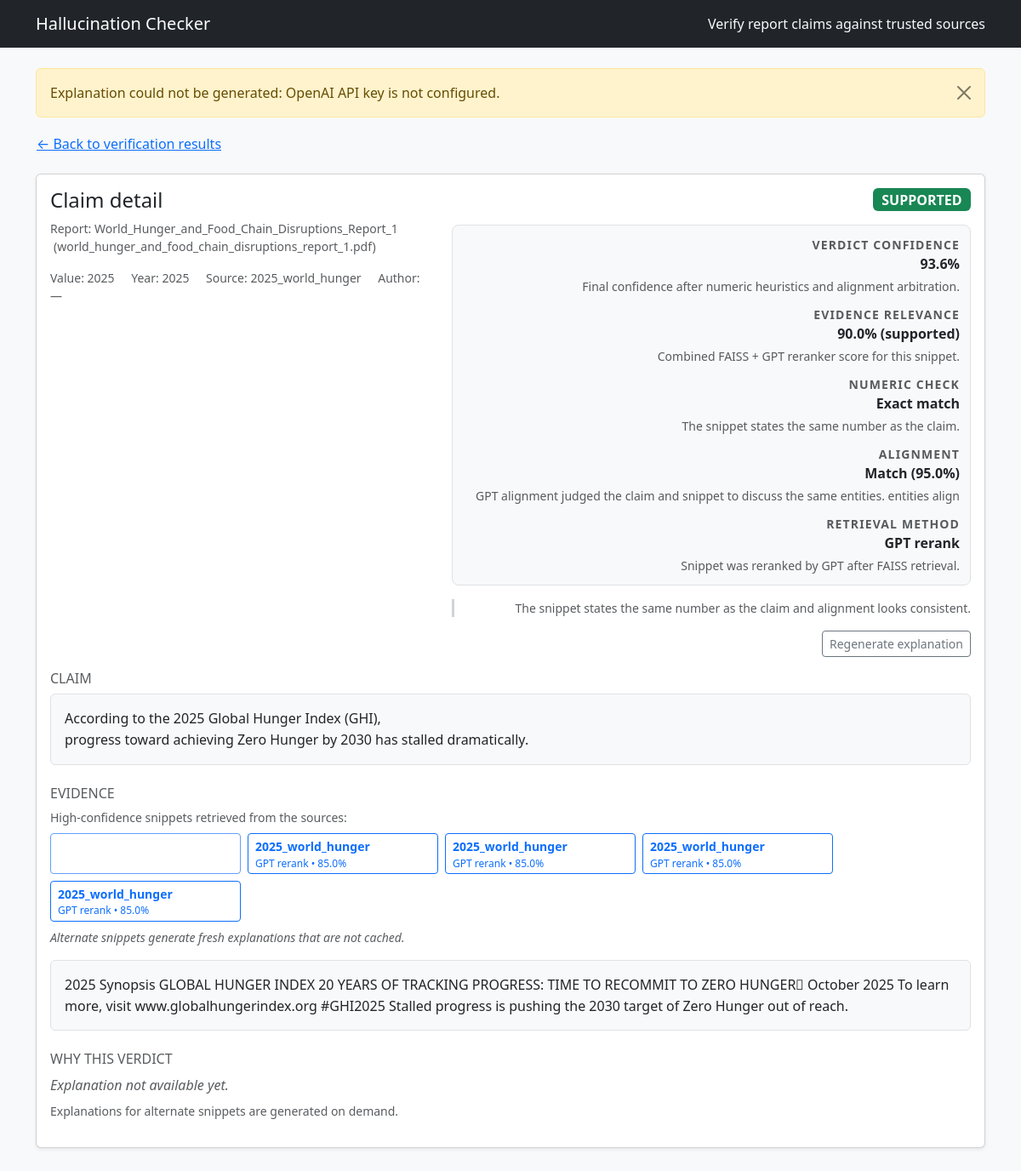
The app's page /claim/2 with its own data.
### src/hallcheck/models.py (models this page shows)
class Base(DeclarativeBase):
    """Declarative base class."""

class Document(Base):
    __tablename__ = "documents"
    id: Mapped[int] = mapped_column(Integer, primary_key=True, autoincrement=True)
    kind: Mapped[DocumentKind] = mapped_column(Enum(DocumentKind), nullable=False)
    path: Mapped[str] = mapped_column(String(512), nullable=False)
    title: Mapped[Optional[str]] = mapped_column(String(256), nullable=True)
    author: Mapped[Optional[str]] = mapped_column(String(256), nullable=True)
    year: Mapped[Optional[int]] = mapped_column(Integer, nullable=True)
    chunks: Mapped[List["Chunk"]] = relationship("Chunk", back_populates="document", cascade="all, delete-orphan")
    claims: Mapped[List["Claim"]] = relationship("Claim", back_populates="document", cascade="all, delete-orphan")

class Claim(Base):
    __tablename__ = "claims"
    id: Mapped[int] = mapped_column(Integer, primary_key=True, autoincrement=True)
    doc_id: Mapped[int] = mapped_column(ForeignKey("documents.id"), nullable=False, index=True)
    sentence: Mapped[str] = mapped_column(Text, nullable=False)
    value: Mapped[Optional[float]] = mapped_column(Float, nullable=True)
    units: Mapped[Optional[str]] = mapped_column(String(64), nullable=True)
    year: Mapped[Optional[int]] = mapped_column(Integer, nullable=True)
    meta: Mapped[Optional[dict]] = mapped_column(JSON, nullable=True)
    document: Mapped[Document] = relationship("Document", back_populates="claims")
    verdicts: Mapped[List["Verdict"]] = relationship("Verdict", back_populates="claim", cascade="all, delete-orphan")

class Verdict(Base):
    __tablename__ = "verdicts"
    id: Mapped[int] = mapped_column(Integer, primary_key=True, autoincrement=True)
    claim_id: Mapped[int] = mapped_column(ForeignKey("claims.id"), nullable=False, index=True)
    status: Mapped[VerdictStatus] = mapped_column(Enum(VerdictStatus), nullable=False)
    confidence: Mapped[float] = mapped_column(Float, nullable=False)
    evidence: Mapped[Optional[dict]] = mapped_column(JSON, nullable=True)
    explanation: Mapped[Optional[str]] = mapped_column(Text, nullable=True)
    claim: Mapped[Claim] = relationship("Claim", back_populates="verdicts")

class Chunk(Base):
    __tablename__ = "chunks"
    id: Mapped[int] = mapped_column(Integer, primary_key=True, autoincrement=True)
    doc_id: Mapped[int] = mapped_column(ForeignKey("documents.id"), nullable=False, index=True)
    start: Mapped[int] = mapped_column(Integer, nullable=False)
    end: Mapped[int] = mapped_column(Integer, nullable=False)
    text: Mapped[str] = mapped_column(Text, nullable=False)
    embedding_dim: Mapped[Optional[int]] = mapped_column(Integer, nullable=True)
    tables: Mapped[Optional[List[dict]]] = mapped_column(JSON, nullable=True)
    document: Mapped[Document] = relationship("Document", back_populates="chunks")

### app.py (the view)
@app.get("/claim/<int:claim_id>")
def claim_detail(claim_id: int):
    try:
        detail = fetch_claim_detail(claim_id)
    except ValueError as exc:
        flash(str(exc), "warning")
        return redirect(url_for("home"))
    except Exception as exc:  # pragma: no cover - defensive handling
        flash(f"Unable to load claim: {exc}", "danger")
        return redirect(url_for("home"))
    if not detail.get("explanation"):
        try:
            detail["explanation"] = get_or_make_explanation(claim_id)
        except Exception as exc:  # pragma: no cover - defensive handling
            flash(f"Explanation could not be generated: {exc}", "warning")
    report_meta = None
    report_doc_id = detail.get("report_doc_id")
    if report_doc_id is not None:
        report_meta = get_report_details(report_doc_id)
    regen_form = RegenerateExplanationForm()
    return render_template("claim_detail.html", detail=detail, report=report_meta, regen_form=regen_form)

### app.py
class RegenerateExplanationForm(FlaskForm):
    submit = SubmitField("Regenerate explanation")

### app.py (called while the page is built)
@app.context_processor
def inject_globals():
    return {"STATUS_BADGES": STATUS_BADGES}

### src/hallcheck/db.py (called while the page is built)
def init_db() -> None:
    from .models import Base  # Imported lazily to avoid circular import
    Base.metadata.create_all(bind=engine)
    _ensure_verdict_explanation_column()
    _ensure_document_author_column()
    _ensure_chunk_tables_column()

@contextmanager
def get_session() -> Iterator[Session]:
    session = SessionLocal()
    try:
        yield session
        session.commit()
    except Exception:
        session.rollback()
        raise
    finally:
        session.close()

def _ensure_verdict_explanation_column() -> None:
    try:
        with engine.begin() as connection:
            inspector = inspect(connection)
            if "verdicts" not in inspector.get_table_names():
                return
            column_names = {col["name"] for col in inspector.get_columns("verdicts")}
            if "explanation" in column_names:
                return
            connection.execute(text("ALTER TABLE verdicts ADD COLUMN explanation TEXT"))
    except Exception:
        pass

def _ensure_document_author_column() -> None:
    try:
        with engine.begin() as connection:
            inspector = inspect(connection)
            if "documents" not in inspector.get_table_names():
                return
            column_names = {col["name"] for col in inspector.get_columns("documents")}
            if "author" in column_names:
                return
            connection.execute(text("ALTER TABLE documents ADD COLUMN author VARCHAR(256)"))
    except Exception:
        pass

def _ensure_chunk_tables_column() -> None:
    try:
        with engine.begin() as connection:
            inspector = inspect(connection)
            if "chunks" not in inspector.get_table_names():
                return
            column_names = {col["name"] for col in inspector.get_columns("chunks")}
            if "tables" in column_names:
                return
            connection.execute(text("ALTER TABLE chunks ADD COLUMN tables JSON"))
    except Exception:
        pass

### src/hallcheck/tables.py (called while the page is built, shortened)
def extract_tables_from_text(text: str) -> List[str]:
    tables: List[str] = []
    return tables

### src/hallcheck/webbridge.py (called while the page is built)
def _candidate_method(method: Optional[str], candidate: Optional[dict]) -> str:
    if method:
        return method
    if candidate and candidate.get("rerank_score") is not None:
        return "gpt_rerank"
    return "faiss"

### templates/claim_detail.html (shortened to what this page needs)
{% extends "layout.html" %}
{% block content %}
<div class="mb-3">
  {% if detail.report_doc_id %}
    <a href="{{ url_for('results', report_doc_id=detail.report_doc_id) }}#claim-{{ detail.claim_id }}" class="btn btn-link px-0">
      &larr; Back to verification results
    </a>
  {% else %}
    <a href="{{ url_for('home') }}" class="btn btn-link px-0">&larr; Back to dashboard</a>
  {% endif %}
</div>
<div class="card shadow-sm mb-4">
  <div class="card-body" id="claimDetailCard" data-claim-id="{{ detail.claim_id }}">
    <div class="d-flex justify-content-between align-items-start flex-column flex-lg-row gap-4 mb-3">
      <div>
        <h1 class="h4 mb-2">Claim detail</h1>
        {% if report %}
          <div class="small text-muted">
            Report: {{ report.title }}
            {% if report.filename %}
              <span class="ms-1 text-lowercase">({{ report.filename }})</span>
            {% endif %}
          </div>
        {% endif %}
        <div class="small text-muted mt-3" id="claimMetaData">
          {% if detail.value is not none %}
            <span id="claimValueWrapper">Value: <span id="claimValueText">{{ "{:g}".format(detail.value) }}</span></span>
          {% endif %}
          {% if detail.year %}
            <span class="ms-3" id="claimYearWrapper">Year: <span id="claimYearText">{{ detail.year }}</span></span>
          {% endif %}
          <span class="ms-3" id="claimSourceWrapper">Source: <span id="claimSourceTitle">{{ detail.source_title or "—" }}</span></span>
          <span class="ms-3" id="claimSourceAuthorWrapper">Author: <span id="claimSourceAuthor">{{ detail.source_author or "—" }}</span></span>
        </div>
      </div>
      <div class="text-lg-end w-100 w-lg-auto summary-panel">
        {% set badge_class = STATUS_BADGES.get(detail.status, 'bg-secondary') %}
        <span class="badge {{ badge_class }} fs-6">{{ detail.status }}</span>
        <div class="evidence-summary mt-3" id="summaryMetrics">
          {% if detail.summary_metrics %}
            {% for metric in detail.summary_metrics %}
              <div class="summary-row">
                <div class="summary-label text-muted small text-uppercase">{{ metric.label }}</div>
                <div class="summary-value">{{ metric.value }}</div>
                {% if metric.description %}
                  <div class="summary-desc text-muted small">{{ metric.description }}</div>
                {% endif %}
              </div>
            {% endfor %}
          {% else %}
            <div class="summary-row text-muted small">No evidence metrics available.</div>
          {% endif %}
        </div>
        {% if detail.summary_rationale %}
          <div class="summary-rationale text-muted small mt-3" id="summaryRationale">{{ detail.summary_rationale }}</div>
        {% else %}
          <div class="summary-rationale text-muted small mt-3 d-none" id="summaryRationale"></div>
        {% endif %}
        <form action="{{ url_for('claim_regen', claim_id=detail.claim_id) }}" method="post" class="mt-3">
          {{ regen_form.submit(class="btn btn-outline-secondary btn-sm") }}
        </form>
      </div>
    </div>
    <section class="mb-4">
      <h2 class="h6 text-uppercase text-muted">Claim</h2>
      <div class="text-block bg-light border rounded p-3">{{ detail.sentence }}</div>
    </section>
    <section
      class="mb-4"
      id="claimEvidenceSection"
      data-claim-id="{{ detail.claim_id }}"
      data-active-index="{{ detail.primary_candidate_index if detail.primary_candidate_index is not none else 0 }}"
    >
      <h2 class="h6 text-uppercase text-muted">Evidence</h2>
      {% if detail.candidate_options and detail.candidate_options|length > 1 %}
        <div class="mb-3" id="candidateSelector">
          <p class="small text-muted mb-2">High-confidence snippets retrieved from the sources:</p>
          <div class="candidate-option-stack" role="group">
            {% for option in detail.candidate_options %}
              <button
                type="button"
                class="btn btn-outline-primary btn-sm candidate-option {% if option.is_primary %}active{% endif %}"
                data-candidate-index="{{ option.index }}"
                aria-pressed="{{ 'true' if option.is_primary else 'false' }}"
              >
                <span class="candidate-option-title">{{ option.doc_label }}</span>
                <span class="candidate-option-meta">
                  {{ option.method_label }}
                  {% if option.confidence_percent is not none %}
                    • {{ option.confidence_percent }}%
                  {% endif %}
                </span>
              </button>
            {% endfor %}
          </div>
          <p class="small text-muted fst-italic mt-2" id="candidateSwitcherNote">
            Alternate snippets generate fresh explanations that are not cached.
          </p>
        </div>
      {% endif %}
      <div id="evidenceContent">
        <div id="evidenceSnippetWrapper">
          <div
            id="evidenceSnippet"
            class="text-block bg-light border rounded p-3"
          >{{ detail.evidence_text or "" }}</div>
        </div>
      </div>
    </section>
    <section>
      <h2 class="h6 text-uppercase text-muted">Why this verdict</h2>
      <p id="explanationFallback" class="text-muted fst-italic mb-2{% if detail.explanation %} d-none{% endif %}">
        Explanation not available yet.
      </p>
      <p class="small text-muted" id="explanationCacheNote">
        {% if detail.explanation %}
          Cached explanation for the primary snippet.
        {% else %}
          Explanations for alternate snippets are generated on demand.
        {% endif %}
      </p>
    </section>
  </div>
</div>
{% endblock %}

### static/styles.css (style rules this page uses)
body { background-color: #f8f9fa; }
.text-block { white-space: pre-wrap; font-family: inherit; line-height: 1.55; }
.candidate-option-stack { display: flex; flex-direction: row; flex-wrap: wrap; gap: 0.5rem; }
.candidate-option { align-items: flex-start; display: inline-flex; flex-direction: column; gap: 0.15rem; min-width: 14rem; text-align: left; }
.candidate-option.active { color: #fff; }
.candidate-option .candidate-option-title { font-weight: 600; }
.candidate-option .candidate-option-meta { font-size: 0.75rem; line-height: 1.2; }
.summary-panel { min-width: 18rem; }
.evidence-summary { background-color: #f8f9fb; border: 1px solid #dee2e6; border-radius: 0.5rem; padding: 0.75rem; }
.summary-row + .summary-row { margin-top: 0.75rem; }
.summary-label { letter-spacing: 0.08em; font-weight: 600; }
.summary-value { font-weight: 600; font-size: 1rem; }
.summary-desc { margin-top: 0.25rem; }
.summary-rationale { border-left: 3px solid #ced4da; padding-left: 0.75rem; }

### records on screen
Document: title "World_Hunger_and_Food_Chain_Disruptions_Report_1"
Claim: value "2025", year "2025", sentence "According to the 2025 Global Hunger Index (GHI), progress toward achieving Zero Hunger by 2030 has stalled dramatically."
Document: title "2025_world_hunger", doc_label "2025_world_hunger", method_label "GPT rerank", confidence_percent "85.0"
Verdict: status "SUPPORTED"
Chunk: text "2025 Synopsis GLOBAL HUNGER INDEX 20 YEARS OF TRACKING PROGRESS: TIME TO RECOMMIT TO ZERO HUNGER\b October 2025 To learn more, visit www.globalhungerindex.org #GHI2025 Stalled progress is pushing the 2030 target of Zero Hunger out of reach."

### other values on screen
{{ message }} "Explanation could not be generated: OpenAI API key is not configured."
{{ report.filename }} "world_hunger_and_food_chain_disruptions_report_1.pdf"
{{ detail.source_author or "—" }} "—"
{{ metric.label }} "VERDICT CONFIDENCE" "EVIDENCE RELEVANCE" "NUMERIC CHECK" "ALIGNMENT" "RETRIEVAL METHOD"
{{ metric.value }} "93.6%" "90.0% (supported)" "Exact match" "Match (95.0%)" "GPT rerank"
{{ metric.description }} "Final confidence after numeric heuristics and alignment arbitration." "Combined FAISS + GPT reranker score for this snippet." "The snippet states the same number as the claim." "GPT alignment judged the claim and snippet to discuss the same entities. entities align" "Snippet was reranked by GPT after FAISS retrieval."
{{ detail.summary_rationale }} "The snippet states the same number as the claim and alignment looks consistent."
